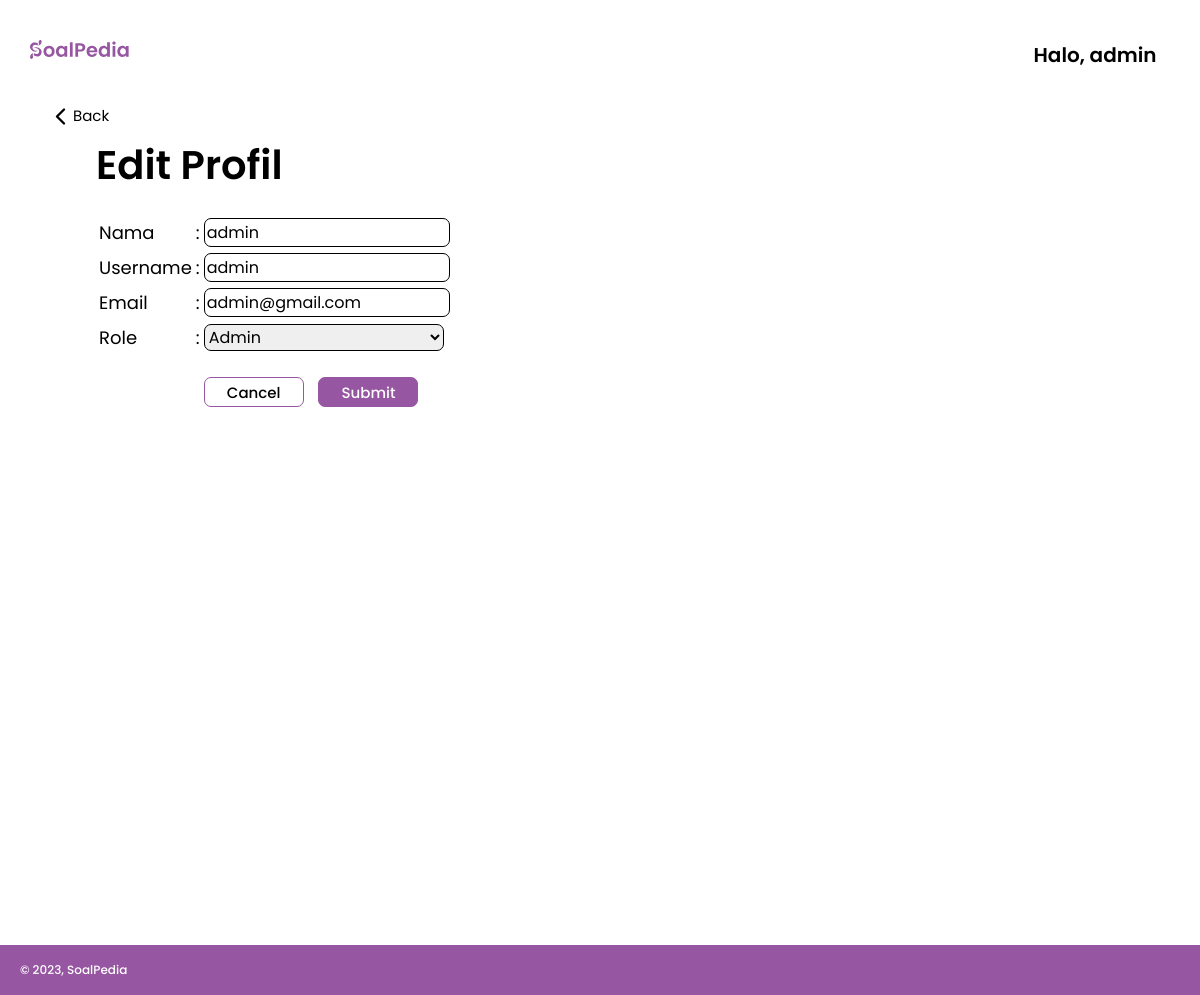
The app's page /admin/edit-user.php (signed in) with its own data.
### tables this page shows
CREATE TABLE `user` (
  `id` int(11) NOT NULL,
  `email` varchar(100) NOT NULL,
  `nama` varchar(100) NOT NULL,
  `password` varchar(255) NOT NULL,
  `role` enum('siswa','guru','admin','editor') NOT NULL DEFAULT 'siswa',
  `username` varchar(50) NOT NULL
);

### admin/edit-user.php (the view, shortened to what this page needs)
<?php
    require_once '../config.php';
    if(!isset($_GET['id'])){
        $id = $_SESSION['id'];
    } else {
        $id = $_GET['id'];
    }
    $query = "select * from user where id = $id";
    $result = mysqli_query($mysqli, $query);
    $row = mysqli_fetch_assoc($result);
?>
<!DOCTYPE html>
<html lang="en">
<head>
    <link rel="stylesheet" href="edit-profil.css" />
</head>
<body>
    <nav class="header">
        <div class="logo1">
          <img class="logoAwal" src="../gambar/logo2.svg" alt="SoalPedia" />
        </div>
        <div class="menuAwal">
        </div>
        <div class="btnAwal">
            <a class="user" href="">Halo, <?php echo $_SESSION['username'] ?></a>
        </div>
    </nav>
    <div class="heading">
        <a href="lihat_akun.php"><img src="../icon/back.svg" alt=""></a>
        <a href="lihat_akun.php">Back</a>
    </div>
    <div class="main">
        <span>Edit Profil</span>
        <form action="" method="post">
            <table>
                <tr>
                    <td>Nama</td>
                    <td>:</td>
                    <td>
                        <input type="text" name="nama" placeholder="Masukkan nama..." value="<?php echo $row['nama']?>">
                    </td>
                </tr>
                <tr>
                    <td>Username</td>
                    <td>:</td>
                    <td>
                        <input type="text" name="username" placeholder="Masukkan username..." value="<?php echo $row['username']?>">
                    </td>
                </tr>
                <tr>
                    <td>Email</td>
                    <td>:</td>
                    <td>
                        <input type="text" name="email" placeholder="Masukkan email..." value="<?php echo $row['email']?>">
                    </td>
                </tr>
                <tr>
                    <td>Role</td>
                    <td>:</td>
                    <td>
                        <select class="role" name="role" id="role">
                            <option value="admin"
                            <?php
                                if($row['role'] == 'admin'){
                                    echo "selected";
                                }
                            ?>
                            >Admin</option>
                        </select>
                    </td>
                </tr>
                <tr>
                    <td></td>
                    <td></td>
                    <td>
                        <input class="cancel" type="submit" name="cancel" value="Cancel">
                        <input class="submit" type="submit" name="submit" value="Submit">
                </td>
                </tr>
            </table>
        </form>
    </div>
    <footer>
        <p class="copyRight">&copy; 2023, SoalPedia</p>
    </footer>
</body>
</html>

### admin/edit-profil.css (style rules this page uses)
* { text-decoration: none; }
body { margin: 0; padding: 0; font-family: "Gill Sans", sans-serif, "Poppins"; text-decoration: none; }
.header { display: flex; flex-direction: row; width: 100%; }
.logo1 { width: 25%; margin-left: auto; margin-right: auto; }
.logoAwal { width: 100px; height: 100px; margin-left: 30px; }
.menuAwal { width: 50%; margin-top: 40px; margin-left: auto; margin-right: auto; justify-content: center; text-align: center; }
.btnAwal { width: 25%; text-align: center; margin-top: 40px; margin-left: auto; margin-right: auto; }
.user { font-family: "Poppins"; font-size: 20px; font-weight: 600; color: black; margin-left: 30%; }
.heading { margin-left: 4%; margin-right: auto; width: 30%; height: auto; display: flex; flex-direction: row; }
.heading a { font-family: "Poppins"; font-size: 15px; font-weight: 400; color: black; text-align: center; border: none; }
.heading img { width: 25px; height: 25px; }
.main { width: auto; height: 100vh; display: flex; flex-direction: column; margin-left: 8%; margin-right: auto; }
.main span { font-family: "Poppins"; font-size: 40px; font-weight: 600; color: black; margin-bottom: 20px; }
table tr td { font-family: "Poppins"; font-size: 18px; font-weight: 400; color: black; margin-bottom: 20px; }
table tr td input { font-family: "Poppins"; font-size: 16px; font-weight: 400; color: black; border: 1px solid black; border-radius: 7px; width: 240px; }
table tr td input::placeholder { font-family: "Poppins"; font-size: 12px; font-weight: 400; color: grey; }
.role { font-family: "Poppins"; font-size: 16px; font-weight: 400; color: black; border: 1px solid black; border-radius: 7px; width: 240px; cursor: pointer; }
.cancel { font-family: "Poppins"; font-size: 15px; font-weight: 500; color: black; border: 1px solid #9656a1; border-radius: 7px; width: 100px; height: 30px; background-color: white; margin-top: 20px; margin-right: 10px; cursor: pointer; }
.submit { font-family: "Poppins"; font-size: 15px; font-weight: 500; color: white; border: 1px solid #9656a1; border-radius: 7px; width: 100px; height: 30px; background-color: #9656a1; margin-top: 20px; cursor: pointer; }
footer { width: 100%; height: auto; padding: 10px 0; margin-top: 10px; background-color: #9656a1; justify-content: center; }
.copyRight { font-family: "Poppins"; font-size: 12px; font-weight: 500; color: white; margin: 6px 20px; }

### records on screen
user: nama "admin", username "admin", email "admin@gmail.com", role "Admin"

### other values on screen
$_SESSION['username'] "admin"
